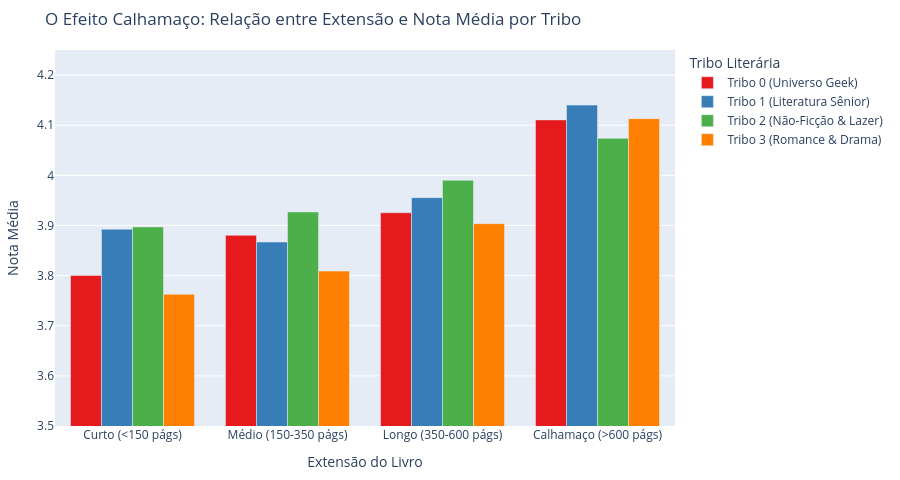

Source (notebook cell):
### Markdown cell above
* **Insights de Storytelling dos Líderes:**
  * **Tribo 0 (Geek):** Liderada por gigantes do imaginário popular, como **Stephen King**, **Veronica Roth**, **George R.R. Martin** e **J.K. Rowling**. São autores de sagas de fantasia e mistério que carregam milhões de leitores fiéis.
  * **Tribo 1 (Literatura Sênior):** Nomes clássicos e de peso literário como **Charlotte Brontë**, **Homer**, **Elie Wiesel** e **William Shakespeare**. Esse grupo representa leitores voltados a clássicos históricos e literários consolidados.
  * **Tribo 2 (Não-Ficção de Nicho):** Líderes como **Walter Isaacson** (famoso por biografias de Steve Jobs e Einstein), **Steven D. Levitt** (Freakonomics), **Charles Duhigg** (O Poder do Hábito) e **Daniel Kahneman** (Rápido e Devagar). São livros de negócios, ciência aplicada, desenvolvimento e biografias práticas.
  * **Tribo 3 (Romance & Drama):** Liderada por autores do romance mainstream e drama urbano contemporâneo, como **John Green**, **E.L. James** (Cinquenta Tons de Cinza), **Agatha Christie**, **Jodi Picoult** e **Rainbow Rowell**.

---

## 5. Capítulo 5: O Efeito Calhamaço - Extensão vs. Nota Média
Uma das discussões mais interessantes no mundo da leitura é: **será que livros maiores recebem notas melhores?**
Dividimos as obras em 4 faixas de extensão: *Curto* (<150 páginas), *Médio* (150 a 350 páginas), *Longo* (350 a 600 páginas) e *Calhamaço* (>600 páginas). Em seguida, calculamos a média de avaliação (rating) para cada faixa dentro de cada uma das 4 tribos.

### Code cell
# Preparar dados categorizados por faixa de páginas
df_size = df.copy()
df_size['Tamanho'] = pd.cut(
    df_size['pages'], 
    bins=[-1, 150, 350, 600, 99999], 
    labels=['Curto (<150 págs)', 'Médio (150-350 págs)', 'Longo (350-600 págs)', 'Calhamaço (>600 págs)']
)

df_size_grouped = df_size.groupby(['Cluster', 'Tamanho'])['rating'].mean().reset_index()
df_size_grouped['Nome_Tribo'] = df_size_grouped['Cluster'].map({
    0: 'Tribo 0 (Universo Geek)',
    1: 'Tribo 1 (Literatura Sênior)',
    2: 'Tribo 2 (Não-Ficção & Lazer)',
    3: 'Tribo 3 (Romance & Drama)'
})

# Criar gráfico de barras agrupadas
fig_size_rating = px.bar(
    df_size_grouped,
    x='Tamanho',
    y='rating',
    color='Nome_Tribo',
    barmode='group',
    title='O Efeito Calhamaço: Relação entre Extensão e Nota Média por Tribo',
    color_discrete_map={
        'Tribo 0 (Universo Geek)': '#e41a1c',
        'Tribo 1 (Literatura Sênior)': '#377eb8',
        'Tribo 2 (Não-Ficção & Lazer)': '#4daf4a',
        'Tribo 3 (Romance & Drama)': '#ff7f00'
    },
    labels={'rating': 'Nota Média', 'Tamanho': 'Extensão do Livro', 'Nome_Tribo': 'Tribo'}
)

# Ajustar zoom vertical para focar na diferença de nota (entre 3.5 e 4.2)
fig_size_rating.update_yaxes(range=[3.5, 4.25])
fig_size_rating.update_layout(
    height=480, 
    legend=dict(title_text='Tribo Literária', yanchor="top", y=1, xanchor="left", x=1.02),
    margin=dict(t=50, b=20, l=20, r=180)
)
fig_size_rating.show()

### Figure 1 — Plotly figure (JSON) as saved in the notebook; plotly's stock layout.template omitted (floating-point values rounded to 4 significant figures)
{"data": [{"alignmentgroup": "True", "hovertemplate": "Tribo=Tribo 0 (Universo Geek)<br>Extensão do Livro=%{x}<br>Nota Média=%{y}<extra></extra>", "legendgroup": "Tribo 0 (Universo Geek)", "marker": {"color": "#e41a1c", "pattern": {"shape": ""}}, "name": "Tribo 0 (Universo Geek)", "offsetgroup": "Tribo 0 (Universo Geek)", "orientation": "v", "showlegend": true, "textposition": "auto", "x": ["Curto (<150 págs)", "Médio (150-350 págs)", "Longo (350-600 págs)", "Calhamaço (>600 págs)"], "xaxis": "x", "y": [3.8, 3.88, 3.925, 4.111], "yaxis": "y", "type": "bar"}, {"alignmentgroup": "True", "hovertemplate": "Tribo=Tribo 1 (Literatura Sênior)<br>Extensão do Livro=%{x}<br>Nota Média=%{y}<extra></extra>", "legendgroup": "Tribo 1 (Literatura Sênior)", "marker": {"color": "#377eb8", "pattern": {"shape": ""}}, "name": "Tribo 1 (Literatura Sênior)", "offsetgroup": "Tribo 1 (Literatura Sênior)", "orientation": "v", "showlegend": true, "textposition": "auto", "x": ["Curto (<150 págs)", "Médio (150-350 págs)", "Longo (350-600 págs)", "Calhamaço (>600 págs)"], "xaxis": "x", "y": [3.892, 3.867, 3.955, 4.14], "yaxis": "y", "type": "bar"}, {"alignmentgroup": "True", "hovertemplate": "Tribo=Tribo 2 (Não-Ficção & Lazer)<br>Extensão do Livro=%{x}<br>Nota Média=%{y}<extra></extra>", "legendgroup": "Tribo 2 (Não-Ficção & Lazer)", "marker": {"color": "#4daf4a", "pattern": {"shape": ""}}, "name": "Tribo 2 (Não-Ficção & Lazer)", "offsetgroup": "Tribo 2 (Não-Ficção & Lazer)", "orientation": "v", "showlegend": true, "textposition": "auto", "x": ["Curto (<150 págs)", "Médio (150-350 págs)", "Longo (350-600 págs)", "Calhamaço (>600 págs)"], "xaxis": "x", "y": [3.897, 3.927, 3.99, 4.074], "yaxis": "y", "type": "bar"}, {"alignmentgroup": "True", "hovertemplate": "Tribo=Tribo 3 (Romance & Drama)<br>Extensão do Livro=%{x}<br>Nota Média=%{y}<extra></extra>", "legendgroup": "Tribo 3 (Romance & Drama)", "marker": {"color": "#ff7f00", "pattern": {"shape": ""}}, "name": "Tribo 3 (Romance & Drama)", "offsetgroup": "Tribo 3 (Romance & Drama)", "orientation": "v", "showlegend": true, "textposition": "auto", "x": ["Curto (<150 págs)", "Médio (150-350 págs)", "Longo (350-600 págs)", "Calhamaço (>600 págs)"], "xaxis": "x", "y": [3.763, 3.809, 3.904, 4.113], "yaxis": "y", "type": "bar"}], "layout": {"xaxis": {"anchor": "y", "domain": [0.0, 1.0], "title": {"text": "Extensão do Livro"}}, "yaxis": {"anchor": "x", "domain": [0.0, 1.0], "title": {"text": "Nota Média"}, "range": [3.5, 4.25]}, "legend": {"title": {"text": "Tribo Literária"}, "tracegroupgap": 0, "yanchor": "top", "y": 1, "xanchor": "left", "x": 1.02}, "title": {"text": "O Efeito Calhamaço: Relação entre Extensão e Nota Média por Tribo"}, "barmode": "group", "margin": {"t": 50, "b": 20, "l": 20, "r": 180}, "height": 480}}
